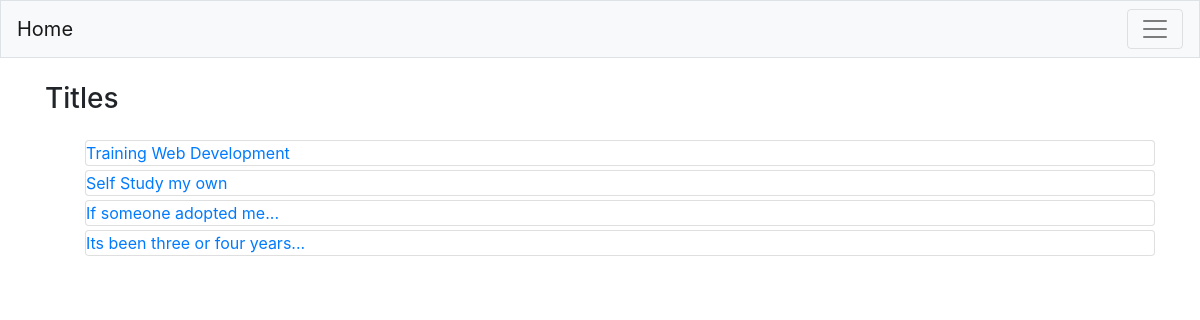
Page /titleView (signed in) on the committed database.
### blogs/models.py (models this page shows, shortened)
class BlogPost(models.Model):
    title = models.CharField(max_length=200)
    text = models.TextField()
    date_added = models.DateTimeField(auto_now_add=True)
    owner = models.ForeignKey(User, on_delete=models.CASCADE)

### blogs/views.py (the view)
# urls.py: path('titleView', views.titleView, name='titleView')
@login_required
def titleView(request):
    posts = BlogPost.objects.filter(owner=request.user).order_by('date_added')
    context = {'posts': posts}
    return render(request,'blogs/titleView.html', context)

### blogs/templates/blogs/titleView.html
{% extends "blogs/base.html" %}
{% block page_header %}
    <h3>Titles</h3>
{% endblock page_header %}
{% block content %}
    <ul>
        {% for post in posts %}
            <div class="card mb-1">
                <a class="" href="{% url 'blogs:view_post' post.id %}">{{ post.title }}</a>
            </div>
        {% empty %}
            <p>No blog post for title have been added yet. Please add new post.</p>
        {% endfor %}
    </ul>
{% endblock content %}

### rows in the picture
BlogPost: title "Training Web Development"
BlogPost: title "Self Study my own"
BlogPost: title "If someone adopted me..."
BlogPost: title "Its been three or four years..."
